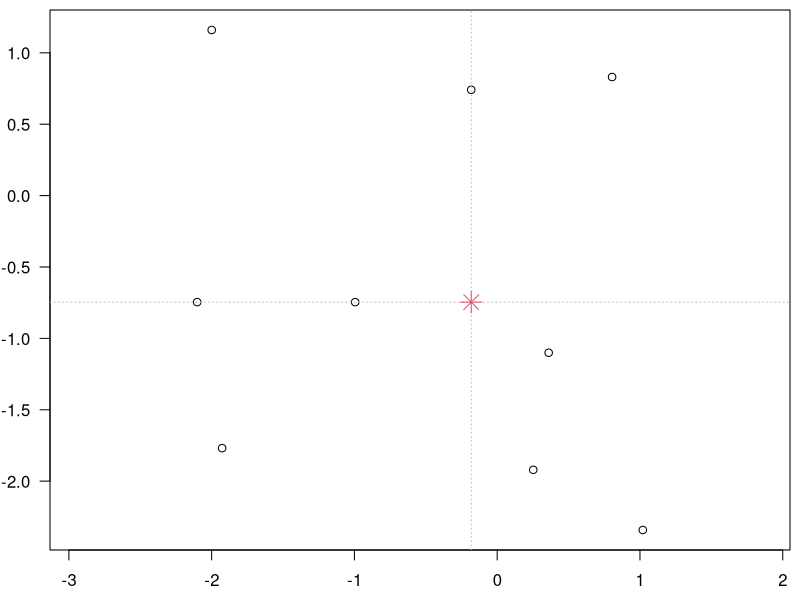
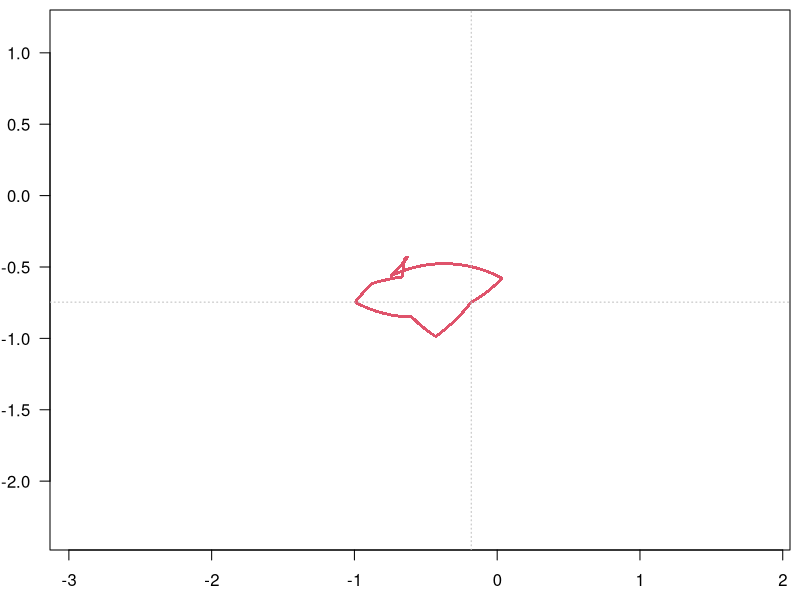

Write the R code that produced these figures, in order.
comed <- function(X) {
   stopifnot(is.numeric(X), is.matrix(X))
   apply(X, 1, median)
}



# pdf("~/Publications/Books/habilitacja/figures/component_median_rotation1.pdf", height=4, width=4)

set.seed(12347)
n <- 9
X <- matrix(rnorm(2*n), nrow=2, byrow=TRUE)
par(mar=c(2.5, 2.5, 0.5, 0.5))
cm <- comed(X)
# X[1,] <- X[1,]-cm[1]
# X[2,] <- X[2,]-cm[2]
# cm <- comed(X)

# check_translation2(X, comed)
# check_scaling2(X, comed)

par(mar=c(2.5, 2.5, 0.5, 0.5))
plot(X[1,], X[2,], xlim=range(X[1,]), ylim=range(X[2,]), las=1, xlab=NA, ylab=NA, asp=1)
abline(h=cm[2], v=cm[1], lty=3, col='gray')
points(cm[1], cm[2], col=2, pch=8, cex=2)

# dev.off()


# pdf("~/Publications/Books/habilitacja/figures/component_median_rotation2.pdf", height=4, width=4)

THETA <- seq(0, 2*pi, length=1000)[-1]
MEDS <- matrix(nrow=2, ncol=length(THETA))
for (j in 1:length(THETA)) {
   theta <- THETA[j]
   A <- matrix(c(
      cos(theta), -sin(theta),
      sin(theta), cos(theta)
   ), ncol=2, byrow=TRUE)

   X2 <- apply(X, 2, function(row) A%*%row)
   MEDS[,j] <- comed(X2)
   MEDS[,j] <- solve(A)%*%MEDS[,j] # A orthogonal => solve(A) == t(A)
}

par(mar=c(2.5, 2.5, 0.5, 0.5))

plot(MEDS[1,], MEDS[2,], col=2, pch=16, xlim=range(X[1,]), ylim=range(X[2,]), las=1, xlab=NA, ylab=NA, cex=0.4, asp=1)
abline(h=cm[2], v=cm[1], lty=3, col='gray')

# dev.off()
